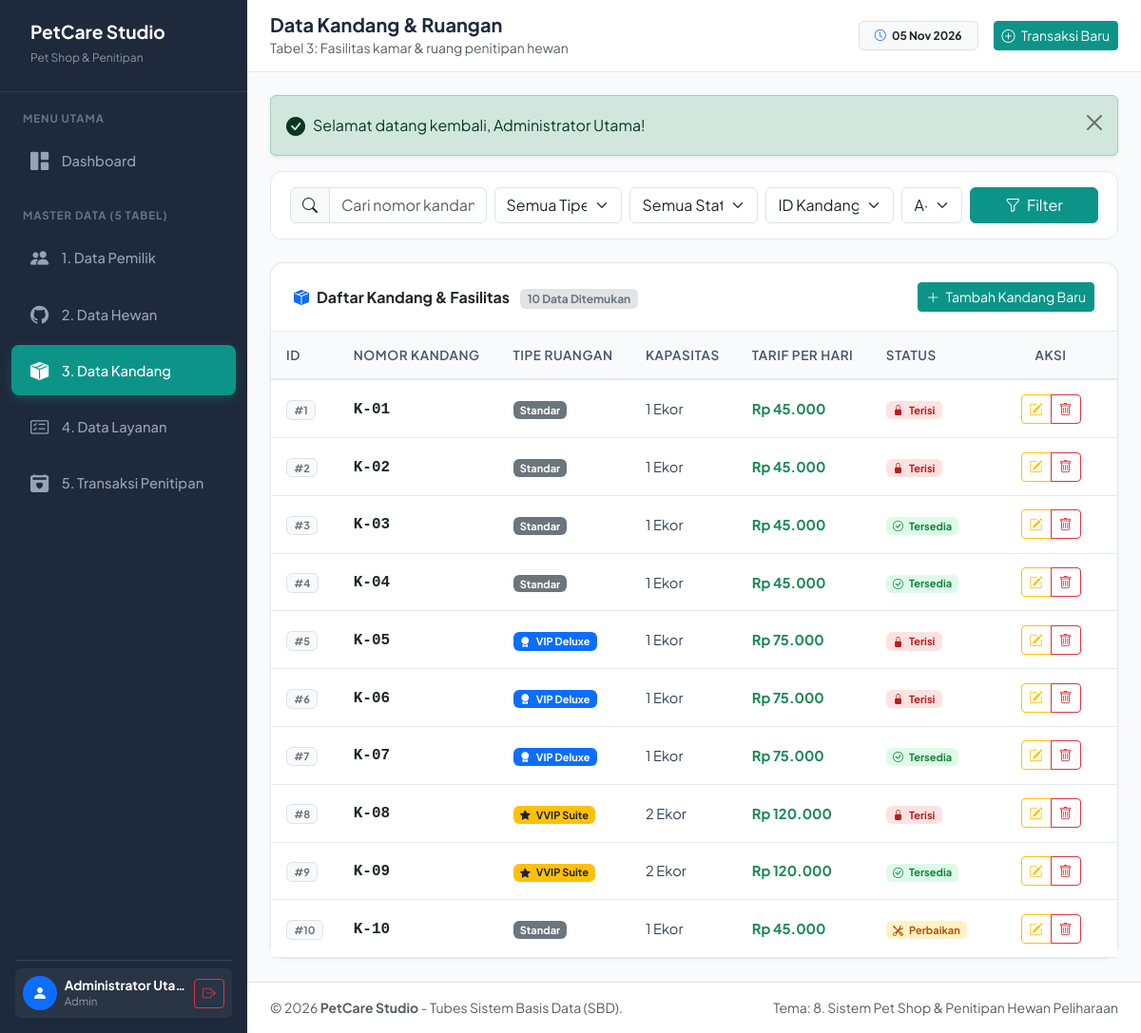
The app's page /kandang/index.php (signed in) with its own data.
### tables this page shows
CREATE TABLE `kandang` (
    `id_kandang` INT AUTO_INCREMENT PRIMARY KEY,
    `nomor_kandang` VARCHAR(20) NOT NULL UNIQUE,
    `tipe_kandang` ENUM('Standar', 'VIP', 'VVIP') NOT NULL,
    `kapasitas` INT NOT NULL DEFAULT 1 CHECK (`kapasitas` > 0),
    `tarif_per_hari` DECIMAL(10,2) NOT NULL CHECK (`tarif_per_hari` > 0),
    `status_kandang` ENUM('Tersedia', 'Terisi', 'Perbaikan') NOT NULL DEFAULT 'Tersedia',
    `created_at` TIMESTAMP DEFAULT CURRENT_TIMESTAMP
);

### kandang/index.php (the view, shortened to what this page needs)
<?php
require_once __DIR__ . '/../includes/header.php';
$search = cleanInput($_GET['search'] ?? '');
$sort   = cleanInput($_GET['sort'] ?? 'id_kandang');
$order  = cleanInput($_GET['order'] ?? 'ASC');
$order = strtoupper($order) === 'DESC' ? 'DESC' : 'ASC';
$sql = "SELECT * FROM kandang WHERE 1=1";
$sql .= " ORDER BY $sort $order";
$result = mysqli_query($conn, $sql);
$totalRows = mysqli_num_rows($result);
?>
<div class="filter-bar">
    <form action="" method="GET" class="row g-2 align-items-center">
        <div class="col-md-3">
            <div class="input-group">
                <span class="input-group-text bg-light"><i class="bi bi-search"></i></span>
                <input type="text" name="search" class="form-control" placeholder="Cari nomor kandang (K-01)..." value="<?= htmlspecialchars($search) ?>">
            </div>
        </div>
        <div class="col-md-2">
            <select name="tipe" class="form-select">
                <option value="">Semua Tipe Kandang</option>
            </select>
        </div>
        <div class="col-md-2">
            <select name="status" class="form-select">
                <option value="">Semua Status</option>
            </select>
        </div>
        <div class="col-md-2">
            <select name="sort" class="form-select">
                <option value="id_kandang" <?= $sort === 'id_kandang' ? 'selected' : '' ?>>ID Kandang</option>
            </select>
        </div>
        <div class="col-md-1">
            <select name="order" class="form-select">
                <option value="ASC" <?= $order === 'ASC' ? 'selected' : '' ?>>A-Z</option>
            </select>
        </div>
        <div class="col-md-2 d-flex gap-2">
            <button type="submit" class="btn btn-primary w-100">
                <i class="bi bi-funnel me-1"></i> Filter
            </button>
        </div>
    </form>
</div>
<div class="card card-custom">
    <div class="card-header d-flex justify-content-between align-items-center">
        <div>
            <span class="fw-bold"><i class="bi bi-box-seam-fill me-2 text-primary"></i>Daftar Kandang & Fasilitas</span>
            <span class="badge bg-secondary-subtle text-secondary ms-2"><?= $totalRows ?> Data Ditemukan</span>
        </div>
        <a href="<?= base_url('kandang/tambah.php') ?>" class="btn btn-sm btn-primary">
            <i class="bi bi-plus-lg me-1"></i> Tambah Kandang Baru
        </a>
    </div>
    <div class="table-responsive">
        <table class="table table-custom table-hover mb-0">
            <thead>
                <tr>
                    <th style="width: 60px;">ID</th>
                    <th>Nomor Kandang</th>
                    <th>Tipe Ruangan</th>
                    <th>Kapasitas</th>
                    <th>Tarif per Hari</th>
                    <th>Status</th>
                    <th class="text-center" style="width: 140px;">Aksi</th>
                </tr>
            </thead>
            <tbody>
                <?php if ($result && $totalRows > 0): ?>
                    <?php while ($row = mysqli_fetch_assoc($result)): ?>
                        <tr>
                            <td><span class="badge bg-light text-secondary border">#<?= $row['id_kandang'] ?></span></td>
                            <td>
                                <strong class="fs-6 font-monospace text-dark"><?= htmlspecialchars($row['nomor_kandang']) ?></strong>
                            </td>
                            <td>
                                <?php if ($row['tipe_kandang'] === 'VVIP'): ?>
                                    <span class="badge bg-warning text-dark"><i class="bi bi-star-fill me-1"></i> VVIP Suite</span>
                                <?php elseif ($row['tipe_kandang'] === 'VIP'): ?>
                                    <span class="badge bg-primary"><i class="bi bi-award-fill me-1"></i> VIP Deluxe</span>
                                <?php else: ?>
                                    <span class="badge bg-secondary">Standar</span>
                                <?php endif; ?>
                            </td>
                            <td><?= $row['kapasitas'] ?> Ekor</td>
                            <td class="fw-bold text-success"><?= formatRupiah($row['tarif_per_hari']) ?></td>
                            <td>
                                <span class="badge badge-status-<?= strtolower($row['status_kandang']) ?>">
                                    <?php if ($row['status_kandang'] === 'Tersedia'): ?>
                                        <i class="bi bi-check-circle me-1"></i>
                                    <?php elseif ($row['status_kandang'] === 'Terisi'): ?>
                                        <i class="bi bi-lock-fill me-1"></i>
                                    <?php else: ?>
                                        <i class="bi bi-tools me-1"></i>
                                    <?php endif; ?>
                                    <?= htmlspecialchars($row['status_kandang']) ?>
                                </span>
                            </td>
                            <td class="text-center">
                                <div class="btn-group btn-group-sm">
                                    <a href="<?= base_url('kandang/edit.php?id=' . $row['id_kandang']) ?>" class="btn btn-outline-warning" title="Edit Data">
                                        <i class="bi bi-pencil-square"></i>
                                    </a>
                                    <a href="<?= base_url('kandang/hapus.php?id=' . $row['id_kandang']) ?>"
                                       class="btn btn-outline-danger btn-delete-confirm"
                                       data-name="Kandang <?= htmlspecialchars($row['nomor_kandang']) ?>"
                                       title="Hapus Data">
                                        <i class="bi bi-trash"></i>
                                    </a>
                                </div>
                            </td>
                        </tr>
                    <?php endwhile; ?>
                <?php endif; ?>
            </tbody>
        </table>
    </div>
</div>
<?php require_once __DIR__ . '/../includes/footer.php'; ?>

### assets/css/style.css (style rules this page uses)
:root { --primary-color: #0d9488; --primary-hover: #0f766e; --primary-light: #ccfbf1; --secondary-color: #f59e0b; --secondary-light: #fef3c7; --sidebar-bg: #1e293b; --sidebar-hover: #334155; --body-bg: #f8fafc; --card-border: #e2e8f0; --text-main: #1e293b; --text-muted: #64748b; }
body { font-family: 'Plus Jakarta Sans', -apple-system, BlinkMacSystemFont, "Segoe UI", Roboto, sans-serif; background-color: var(--body-bg); color: var(--text-main); min-height: 100vh; }
.card-custom { border: 1px solid var(--card-border); border-radius: 14px; background: #ffffff; box-shadow: 0 1px 4px rgba(0, 0, 0, 0.04); }
.card-custom .card-header { background-color: transparent; border-bottom: 1px solid var(--card-border); padding: 1.25rem 1.5rem; font-weight: 600; }
.table-custom { vertical-align: middle; }
.table-custom thead th { background-color: #f8fafc; color: #475569; font-weight: 600; font-size: 0.85rem; text-transform: uppercase; letter-spacing: 0.04em; border-bottom: 2px solid var(--card-border); padding: 0.9rem 1rem; }
.table-custom tbody td { padding: 0.9rem 1rem; color: #334155; font-size: 0.92rem; border-bottom: 1px solid var(--card-border); }
.badge-status-tersedia { background-color: #dcfce7; color: #15803d; }
.badge-status-terisi { background-color: #fee2e2; color: #b91c1c; }
.badge-status-perbaikan { background-color: #fef3c7; color: #b45309; }
.filter-bar { background: #ffffff; border-radius: 12px; padding: 1rem 1.25rem; border: 1px solid var(--card-border); margin-bottom: 1.5rem; }
.btn-primary { background-color: var(--primary-color); border-color: var(--primary-color); }

### records on screen
kandang: id_kandang "1", nomor_kandang "K-01", tipe_kandang "Standar", kapasitas "1", tarif_per_hari "Rp 45.000", status_kandang "Terisi"
kandang: id_kandang "2", nomor_kandang "K-02", tipe_kandang "Standar", kapasitas "1", tarif_per_hari "Rp 45.000", status_kandang "Terisi"
kandang: id_kandang "3", nomor_kandang "K-03", tipe_kandang "Standar", kapasitas "1", tarif_per_hari "Rp 45.000", status_kandang "Tersedia"
kandang: id_kandang "4", nomor_kandang "K-04", tipe_kandang "Standar", kapasitas "1", tarif_per_hari "Rp 45.000", status_kandang "Tersedia"
kandang: id_kandang "5", nomor_kandang "K-05", tipe_kandang "VIP" (drawn), kapasitas "1", tarif_per_hari "Rp 75.000", status_kandang "Terisi"
kandang: id_kandang "6", nomor_kandang "K-06", tipe_kandang "VIP" (drawn), kapasitas "1", tarif_per_hari "Rp 75.000", status_kandang "Terisi"
kandang: id_kandang "7", nomor_kandang "K-07", tipe_kandang "VIP" (drawn), kapasitas "1", tarif_per_hari "Rp 75.000", status_kandang "Tersedia"
kandang: id_kandang "8", nomor_kandang "K-08", tipe_kandang "VVIP" (drawn), kapasitas "2", tarif_per_hari "Rp 120.000", status_kandang "Terisi"
kandang: id_kandang "9", nomor_kandang "K-09", tipe_kandang "VVIP" (drawn), kapasitas "2", tarif_per_hari "Rp 120.000", status_kandang "Tersedia"
kandang: id_kandang "10", nomor_kandang "K-10", tipe_kandang "Standar", kapasitas "1", tarif_per_hari "Rp 45.000", status_kandang "Perbaikan"

### other values on screen
$_SESSION['nama_lengkap'] "Administrator Utama"
$_SESSION['role'] "Admin"
$pageTitle "Data Kandang & Ruangan"
$pageSubtitle "Tabel 3: Fasilitas kamar & ruang penitipan hewan"
$flash['message'] "Selamat datang kembali, Administrator Utama!"
$totalRows "10"
